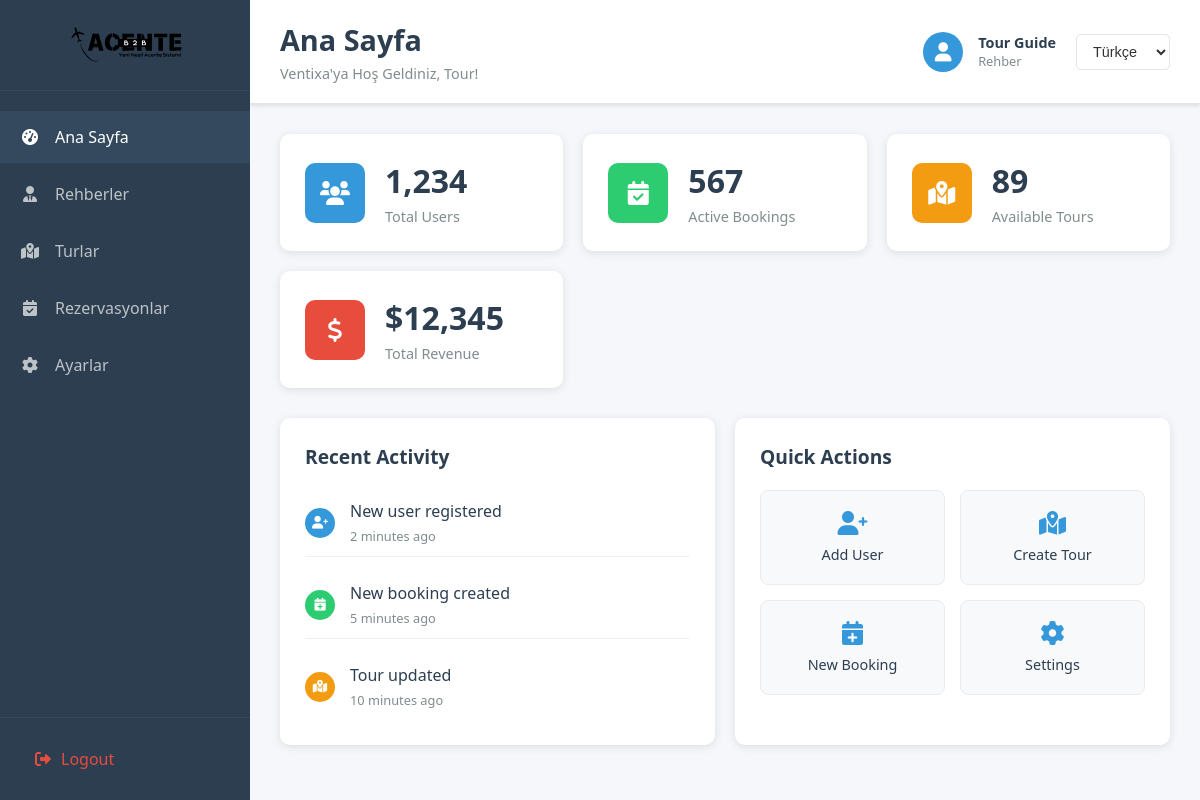
Page /dashboard.php (signed in) on the committed database.
### tables this page shows
CREATE TABLE users (
    id INT PRIMARY KEY AUTO_INCREMENT,
    email VARCHAR(255) UNIQUE NOT NULL,
    password VARCHAR(255) NOT NULL,
    first_name VARCHAR(100) NOT NULL,
    last_name VARCHAR(100) NOT NULL,
    phone VARCHAR(20),
    avatar VARCHAR(255),
    group_id INT NOT NULL,
    is_active BOOLEAN DEFAULT TRUE,
    email_verified BOOLEAN DEFAULT FALSE,
    last_login TIMESTAMP NULL,
    remember_token VARCHAR(255) NULL,
    created_at TIMESTAMP DEFAULT CURRENT_TIMESTAMP,
    updated_at TIMESTAMP DEFAULT CURRENT_TIMESTAMP ON UPDATE CURRENT_TIMESTAMP,
    FOREIGN KEY (group_id) REFERENCES user_groups(id) ON DELETE RESTRICT
);

CREATE TABLE user_groups (
    id INT PRIMARY KEY AUTO_INCREMENT,
    name VARCHAR(100) NOT NULL,
    description TEXT,
    permissions JSON,
    created_at TIMESTAMP DEFAULT CURRENT_TIMESTAMP,
    updated_at TIMESTAMP DEFAULT CURRENT_TIMESTAMP ON UPDATE CURRENT_TIMESTAMP
);

### includes/database.php (called while the page is built, shortened)
<?php
class Database {
    private $connection;
    private function connect() {
        try {
            $this->connection = new PDO(
                "mysql:host=" . DB_HOST . ";dbname=" . DB_NAME . ";charset=utf8mb4",
                DB_USER,
                DB_PASS,
                [
                    PDO::ATTR_ERRMODE => PDO::ERRMODE_EXCEPTION,
                    PDO::ATTR_DEFAULT_FETCH_MODE => PDO::FETCH_ASSOC,
                    PDO::ATTR_EMULATE_PREPARES => false
                ]
            );
        } catch (PDOException $e) {
            die("Veritabanı bağlantı hatası: " . $e->getMessage());
        }
    }
    public function query($sql, $params = []) {
        $stmt = $this->connection->prepare($sql);
        $stmt->execute($params);
        return $stmt;
    }
    public function fetch($sql, $params = []) {
        return $this->query($sql, $params)->fetch();
    }
}
$db = new Database();
?>

### dashboard.php (the view, shortened to what this page needs)
<?php
require_once 'includes/database.php';
$user = $db->fetch(
    "SELECT u.*, ug.name as group_name, ug.permissions
     FROM users u
     JOIN user_groups ug ON u.group_id = ug.id
     WHERE u.id = ?",
    [$_SESSION['user_id']]
);
$lang = isset($_SESSION['lang']) ? $_SESSION['lang'] : 'en';
$translations = [];
if (file_exists("lang/{$lang}.json")) {
    $translations = json_decode(file_get_contents("lang/{$lang}.json"), true);
}
?>
<!DOCTYPE html>
<html lang="<?php echo $lang; ?>">
<head>
    <link rel="stylesheet" href="assets/css/dashboard.css">
    <link href="https://cdnjs.cloudflare.com/ajax/libs/font-awesome/6.0.0/css/all.min.css" rel="stylesheet">
</head>
<body>
    <div class="dashboard-container">
        <nav class="sidebar">
            <div class="sidebar-header">
                <div class="logo">
                    <img src="assets/img/logo/light_logo.svg" alt="Ventixa" class="logo-img">
                </div>
            </div>
            <ul class="sidebar-menu">
                <li class="active">
                    <a href="dashboard.php">
                        <i class="fas fa-tachometer-alt"></i>
                        <span><?php echo $translations['navigation']['dashboard'] ?? 'Dashboard'; ?></span>
                    </a>
                </li>
                <?php if (in_array($user['group_name'], ['admin', 'agency', 'guide'])): ?>
                <li>
                    <a href="guides.php">
                        <i class="fas fa-user-tie"></i>
                        <span><?php echo $translations['navigation']['guides'] ?? 'Guides'; ?></span>
                    </a>
                </li>
                <?php endif; ?>
                <li>
                    <a href="tours.php">
                        <i class="fas fa-map-marked-alt"></i>
                        <span><?php echo $translations['navigation']['tours'] ?? 'Tours'; ?></span>
                    </a>
                </li>
                <li>
                    <a href="bookings.php">
                        <i class="fas fa-calendar-check"></i>
                        <span><?php echo $translations['navigation']['bookings'] ?? 'Bookings'; ?></span>
                    </a>
                </li>
                <li>
                    <a href="settings.php">
                        <i class="fas fa-cog"></i>
                        <span><?php echo $translations['navigation']['settings'] ?? 'Settings'; ?></span>
                    </a>
                </li>
            </ul>
            <div class="sidebar-footer">
                <a href="includes/logout.php" class="logout-btn">
                    <i class="fas fa-sign-out-alt"></i>
                    <span><?php echo $translations['navigation']['logout'] ?? 'Logout'; ?></span>
                </a>
            </div>
        </nav>
        <main class="main-content">
            <header class="main-header">
                <div class="header-left">
                    <h1><?php echo $translations['navigation']['dashboard'] ?? 'Dashboard'; ?></h1>
                    <p><?php echo $translations['messages']['welcome'] ?? 'Welcome'; ?>, <?php echo htmlspecialchars($user['first_name']); ?>!</p>
                </div>
                <div class="header-right">
                    <div class="user-info">
                        <div class="user-avatar">
                            <?php if ($user['avatar']): ?>
                                <img src="<?php echo htmlspecialchars($user['avatar']); ?>" alt="Avatar">
                            <?php else: ?>
                                <i class="fas fa-user"></i>
                            <?php endif; ?>
                        </div>
                        <div class="user-details">
                            <span class="user-name"><?php echo htmlspecialchars($user['first_name'] . ' ' . $user['last_name']); ?></span>
                            <span class="user-role"><?php echo $translations['user_groups'][$user['group_name']] ?? ucfirst($user['group_name']); ?></span>
                        </div>
                    </div>
                    <div class="language-selector">
                        <select onchange="changeLanguage(this.value)">
                            <option value="tr" <?php echo $lang == 'tr' ? 'selected' : ''; ?>>Türkçe</option>
                        </select>
                    </div>
                </div>
            </header>
            <div class="dashboard-content">
                <div class="stats-grid">
                    <div class="stat-card">
                        <div class="stat-icon">
                            <i class="fas fa-users"></i>
                        </div>
                        <div class="stat-info">
                            <h3>1,234</h3>
                            <p>Total Users</p>
                        </div>
                    </div>
                    <div class="stat-card">
                        <div class="stat-icon">
                            <i class="fas fa-calendar-check"></i>
                        </div>
                        <div class="stat-info">
                            <h3>567</h3>
                            <p>Active Bookings</p>
                        </div>
                    </div>
                    <div class="stat-card">
                        <div class="stat-icon">
                            <i class="fas fa-map-marked-alt"></i>
                        </div>
                        <div class="stat-info">
                            <h3>89</h3>
                            <p>Available Tours</p>
                        </div>
                    </div>
                    <div class="stat-card">
                        <div class="stat-icon">
                            <i class="fas fa-dollar-sign"></i>
                        </div>
                        <div class="stat-info">
                            <h3>$12,345</h3>
                            <p>Total Revenue</p>
                        </div>
                    </div>
                </div>
                <div class="content-grid">
                    <div class="content-card">
                        <h3>Recent Activity</h3>
                        <div class="activity-list">
                            <div class="activity-item">
                                <i class="fas fa-user-plus"></i>
                                <div class="activity-content">
                                    <p>New user registered</p>
                                    <span>2 minutes ago</span>
                                </div>
                            </div>
                            <div class="activity-item">
                                <i class="fas fa-calendar-plus"></i>
                                <div class="activity-content">
                                    <p>New booking created</p>
                                    <span>5 minutes ago</span>
                                </div>
                            </div>
                            <div class="activity-item">
                                <i class="fas fa-map-marked-alt"></i>
                                <div class="activity-content">
                                    <p>Tour updated</p>
                                    <span>10 minutes ago</span>
                                </div>
                            </div>
                        </div>
                    </div>
                    <div class="content-card">
                        <h3>Quick Actions</h3>
                        <div class="quick-actions">
                            <a href="users.php" class="action-btn">
                                <i class="fas fa-user-plus"></i>
                                <span>Add User</span>
                            </a>
                            <a href="tours.php" class="action-btn">
                                <i class="fas fa-map-marked-alt"></i>
                                <span>Create Tour</span>
                            </a>
                            <a href="bookings.php" class="action-btn">
                                <i class="fas fa-calendar-plus"></i>
                                <span>New Booking</span>
                            </a>
                            <a href="settings.php" class="action-btn">
                                <i class="fas fa-cog"></i>
                                <span>Settings</span>
                            </a>
                        </div>
                    </div>
                </div>
            </div>
        </main>
    </div>
</body>
</html>

### rows in the picture
users: first_name "Tour", first_name+last_name "Tour Guide", group.name "Rehber"

### other values in the picture
$translations['navigation']['dashboard'] "Ana Sayfa"
$translations['navigation']['guides'] "Rehberler"
$translations['navigation']['tours'] "Turlar"
$translations['navigation']['bookings'] "Rezervasyonlar"
$translations['navigation']['settings'] "Ayarlar"
$translations['navigation']['logout'] "Logout"
$translations['messages']['welcome'] "Ventixa'ya Hoş Geldiniz"
